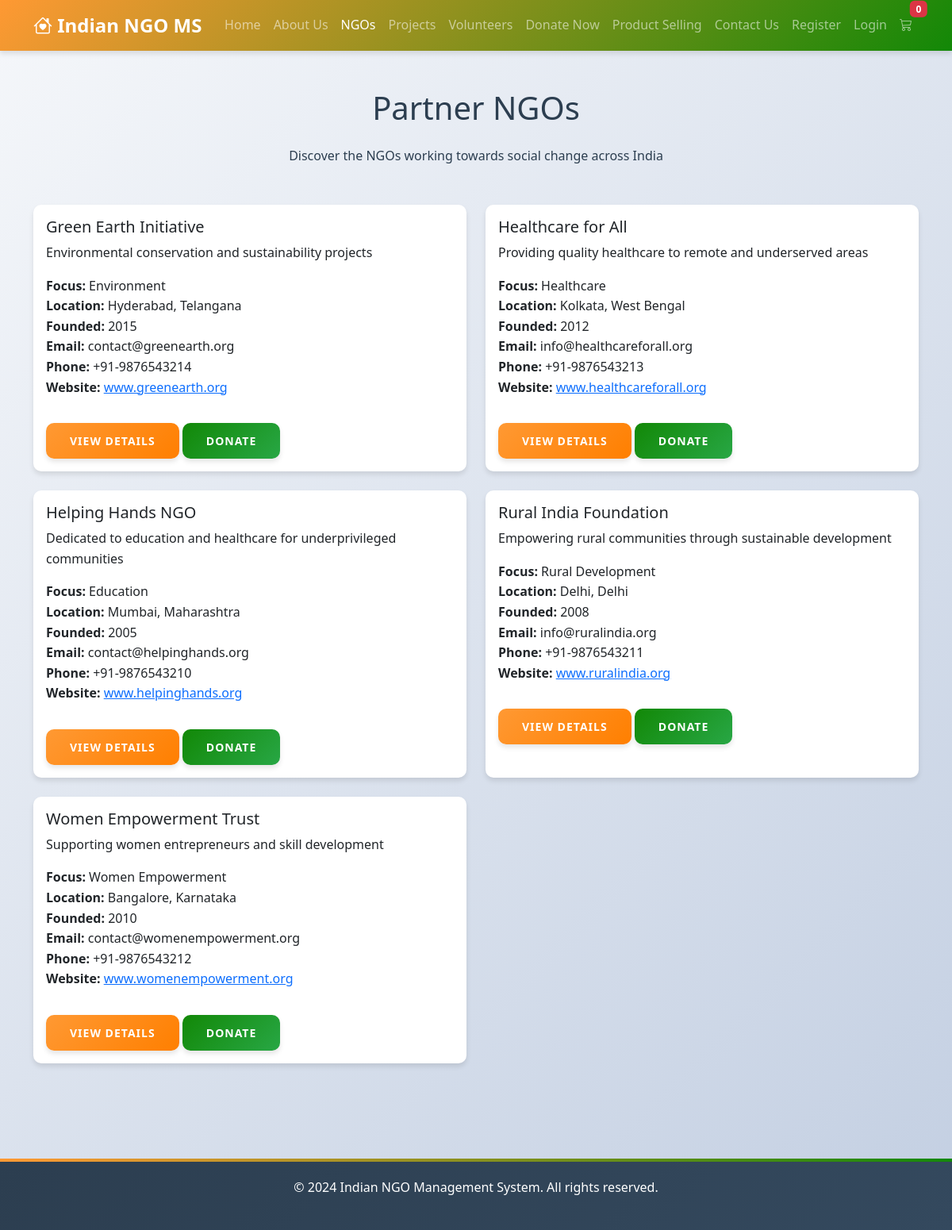
The app's page /ngos.php with its own data.
### tables this page shows
CREATE TABLE IF NOT EXISTS `ngos` (
    `id` INT PRIMARY KEY AUTO_INCREMENT,
    `name` VARCHAR(150) NOT NULL UNIQUE,
    `description` TEXT,
    `email` VARCHAR(100),
    `phone` VARCHAR(20),
    `website` VARCHAR(255),
    `address` TEXT,
    `city` VARCHAR(50),
    `state` VARCHAR(50),
    `registration_number` VARCHAR(50) UNIQUE,
    `focus_area` VARCHAR(100),
    `founded_year` INT,
    `image_path` VARCHAR(255),
    `active` BOOLEAN DEFAULT 1,
    `created_at` TIMESTAMP DEFAULT CURRENT_TIMESTAMP,
    `updated_at` TIMESTAMP DEFAULT CURRENT_TIMESTAMP ON UPDATE CURRENT_TIMESTAMP,
    INDEX `idx_city` (`city`),
    INDEX `idx_state` (`state`),
    INDEX `idx_focus_area` (`focus_area`)
);

### auth.php (called while the page is built, shortened)
<?php
require_once 'db_connection.php';
function isLoggedIn() {
    return isset($_SESSION['user_id']) && !empty($_SESSION['user_id']);
}
?>

### db_connection.php (called while the page is built, shortened)
<?php
try {
    $conn = new mysqli(DB_HOST, DB_USER, DB_PASS, DB_NAME, DB_PORT);
} catch (mysqli_sql_exception $e) {
    $host = DB_HOST . ':' . DB_PORT;
    $message = "Database connection failed. "
        . "Please ensure MySQL is running in XAMPP and the host/port are correct (" . $host . "). "
        . "Error: " . $e->getMessage();
    die($message);
}
$conn->set_charset("utf8mb4");
function getRows($query) {
    global $conn;
    $result = $conn->query($query);
    $rows = [];
    if ($result && $result->num_rows > 0) {
        while ($row = $result->fetch_assoc()) {
            $rows[] = $row;
        }
    }
    return $rows;
}
?>

### ngos.php (the view, shortened to what this page needs)
<?php
require_once 'auth.php';
$ngos = getRows("SELECT * FROM ngos WHERE active = 1 ORDER BY name");
?>
<!DOCTYPE html>
<html lang="en">
<head>
    <link href="https://cdn.jsdelivr.net/npm/bootstrap@5.3.0/dist/css/bootstrap.min.css" rel="stylesheet">
    <link rel="stylesheet" href="https://cdn.jsdelivr.net/npm/bootstrap-icons@1.10.0/font/bootstrap-icons.css">
    <link rel="stylesheet" href="css/style.css">
</head>
<body>
    <nav class="navbar navbar-expand-lg navbar-dark bg-dark">
        <div class="container">
            <a class="navbar-brand" href="index.php"><i class="bi bi-house-heart"></i> Indian NGO MS</a>
            <div class="collapse navbar-collapse" id="navbarNav">
                <ul class="navbar-nav ms-auto">
                    <li class="nav-item"><a class="nav-link" href="index.php">Home</a></li>
                    <li class="nav-item"><a class="nav-link" href="about.php">About Us</a></li>
                    <li class="nav-item"><a class="nav-link active" href="ngos.php">NGOs</a></li>
                    <li class="nav-item"><a class="nav-link" href="projects.php">Projects</a></li>
                    <li class="nav-item"><a class="nav-link" href="volunteers.php">Volunteers</a></li>
                    <li class="nav-item"><a class="nav-link" href="donate.php">Donate Now</a></li>
                    <li class="nav-item"><a class="nav-link" href="products.php">Product Selling</a></li>
                    <li class="nav-item"><a class="nav-link" href="contact.php">Contact Us</a></li>
                    <?php if (isLoggedIn()): ?>
                        <li class="nav-item"><a class="nav-link" href="#">Hi, <?php echo htmlspecialchars($_SESSION['user_name']); ?></a></li>
                        <li class="nav-item"><a class="nav-link" href="logout.php">Logout</a></li>
                    <?php else: ?>
                        <li class="nav-item"><a class="nav-link" href="register.php">Register</a></li>
                        <li class="nav-item"><a class="nav-link" href="login.php">Login</a></li>
                    <?php endif; ?>
                    <li class="nav-item">
                        <a class="nav-link position-relative" href="cart.php">
                            <i class="bi bi-cart3"></i>
                            <span class="badge bg-danger position-absolute top-0 start-100 translate-middle" id="cart-count">0</span>
                        </a>
                    </li>
                </ul>
            </div>
        </div>
    </nav>
    <section class="py-5">
        <div class="container">
            <h1 class="text-center mb-4">Partner NGOs</h1>
            <p class="text-center mb-5">Discover the NGOs working towards social change across India</p>
            <div class="row">
                <?php foreach ($ngos as $ngo): ?>
                <div class="col-md-6 mb-4">
                    <div class="card h-100">
                        <div class="card-body">
                            <h5 class="card-title"><?php echo htmlspecialchars($ngo['name']); ?></h5>
                            <p class="card-text"><?php echo htmlspecialchars($ngo['description']); ?></p>
                            <ul class="list-unstyled">
                                <li><strong>Focus:</strong> <?php echo htmlspecialchars($ngo['focus_area']); ?></li>
                                <li><strong>Location:</strong> <?php echo htmlspecialchars($ngo['city'] . ', ' . $ngo['state']); ?></li>
                                <li><strong>Founded:</strong> <?php echo $ngo['founded_year']; ?></li>
                                <li><strong>Email:</strong> <?php echo htmlspecialchars($ngo['email']); ?></li>
                                <li><strong>Phone:</strong> <?php echo htmlspecialchars($ngo['phone']); ?></li>
                                <?php if ($ngo['website']): ?>
                                <li><strong>Website:</strong> <a href="<?php echo htmlspecialchars($ngo['website']); ?>" target="_blank"><?php echo htmlspecialchars($ngo['website']); ?></a></li>
                                <?php endif; ?>
                            </ul>
                            <a href="ngo_detail.php?id=<?php echo $ngo['id']; ?>" class="btn btn-primary btn-sm mt-3">View Details</a>
                            <a href="donate.php" class="btn btn-success btn-sm mt-3">Donate</a>
                        </div>
                    </div>
                </div>
                <?php endforeach; ?>
            </div>
        </div>
    </section>
    <footer class="bg-dark text-white text-center py-4 mt-5">
        <div class="container">
            <p>&copy; 2024 Indian NGO Management System. All rights reserved.</p>
        </div>
    </footer>
</body>
</html>

### css/style.css (style rules this page uses)
:root { --primary-color: #FF9933; --secondary-color: #FFFFFF; --accent-color: #128807; --dark-color: #2C3E50; --light-bg: #F8F9FA; --shadow: 0 4px 6px rgba(0, 0, 0, 0.1); --border-radius: 10px; }
body { font-family: 'Segoe UI', Tahoma, Geneva, Verdana, sans-serif; line-height: 1.6; color: var(--dark-color); background: linear-gradient(135deg, #f5f7fa 0%, #c3cfe2 100%); min-height: 100vh; }
.navbar { background: linear-gradient(135deg, var(--primary-color), var(--accent-color)) !important; box-shadow: var(--shadow); backdrop-filter: blur(10px); }
.navbar-brand { font-weight: bold; font-size: 1.5rem; }
.nav-link { font-weight: 500; transition: all 0.3s ease; }
.btn { border-radius: var(--border-radius); padding: 12px 30px; font-weight: 600; text-transform: uppercase; letter-spacing: 1px; transition: all 0.3s ease; box-shadow: var(--shadow); }
.btn-primary { background: linear-gradient(135deg, var(--primary-color), #FF7F00); border: none; }
.btn-success { background: linear-gradient(135deg, var(--accent-color), #28a745); border: none; }
.card { border: none; border-radius: var(--border-radius); box-shadow: var(--shadow); transition: all 0.3s ease; }
footer { background: linear-gradient(135deg, var(--dark-color) 0%, #34495e 100%); color: white; position: relative; }
footer::before { content: ''; position: absolute; top: 0; left: 0; right: 0; height: 4px; background: linear-gradient(90deg, var(--primary-color), var(--accent-color)); }

### records on screen
ngos: name "Green Earth Initiative", description "Environmental conservation and sustainability projects", focus_area "Environment", city+state "Hyderabad, Telangana", founded_year "2015", email "contact@greenearth.org", phone "+91-9876543214", website "www.greenearth.org"
ngos: name "Healthcare for All", description "Providing quality healthcare to remote and underserved areas", focus_area "Healthcare", city+state "Kolkata, West Bengal", founded_year "2012", email "info@healthcareforall.org", phone "+91-9876543213", website "www.healthcareforall.org"
ngos: name "Helping Hands NGO", description "Dedicated to education and healthcare for underprivileged communities", focus_area "Education", city+state "Mumbai, Maharashtra", founded_year "2005", email "contact@helpinghands.org", phone "+91-9876543210", website "www.helpinghands.org"
ngos: name "Rural India Foundation", description "Empowering rural communities through sustainable development", focus_area "Rural Development", city+state "Delhi, Delhi", founded_year "2008", email "info@ruralindia.org", phone "+91-9876543211", website "www.ruralindia.org"
ngos: name "Women Empowerment Trust", description "Supporting women entrepreneurs and skill development", focus_area "Women Empowerment", city+state "Bangalore, Karnataka", founded_year "2010", email "contact@womenempowerment.org", phone "+91-9876543212", website "www.womenempowerment.org"
